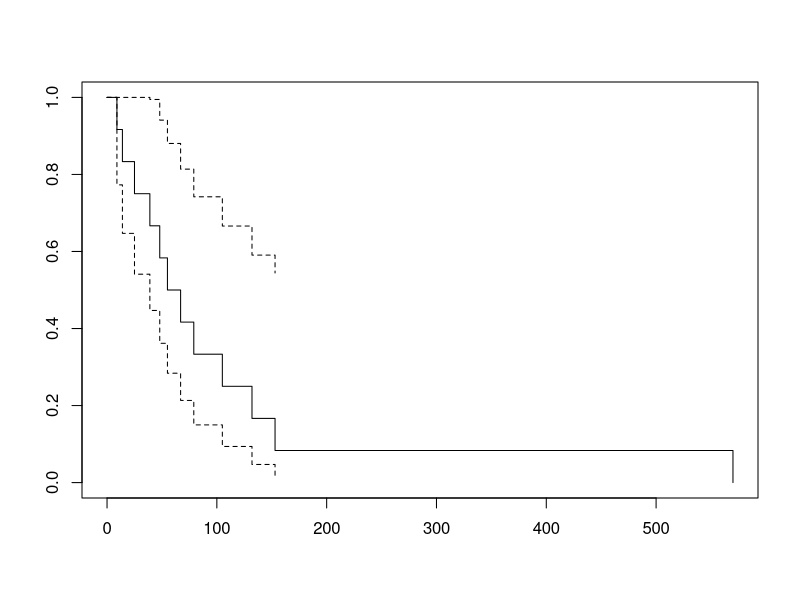
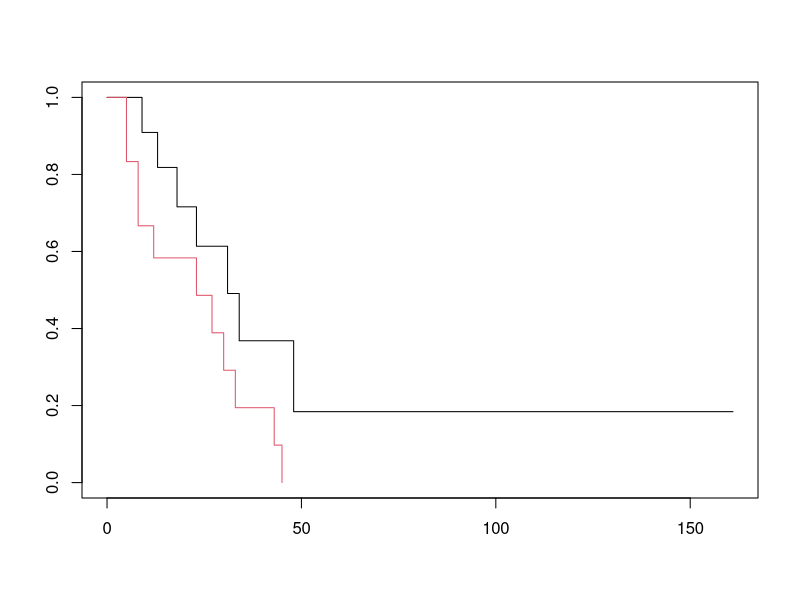
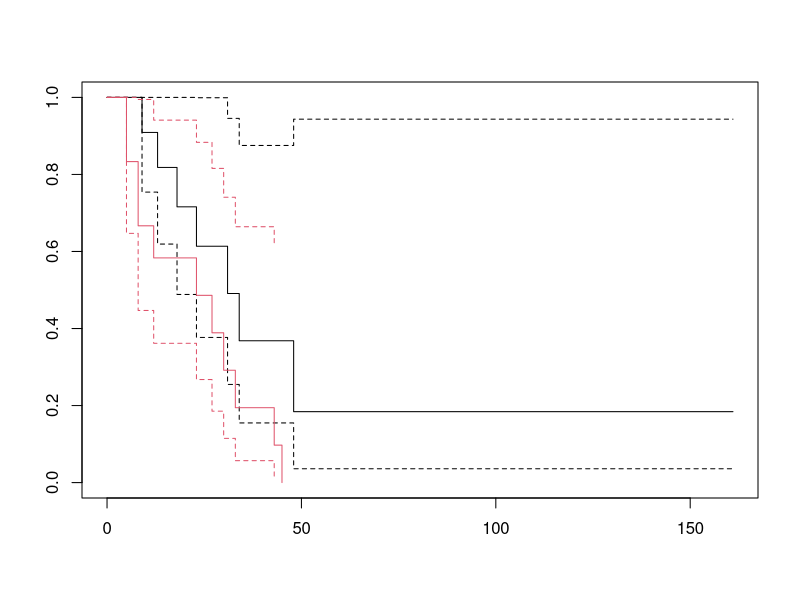

Generate these figures, in order, with R:
# Read in Failure Times
x <- c(79, 105, 14, 153, 67, 25, 39,9,55, 132,48, 570)
#Fit Kaplan-Meier Curve
# Also compute standard errors
library(survival)
fit <- survfit(Surv(x)~1,se=TRUE)
# Plot the Kaplan-Meier Curve with standard errors
plot(fit)


#Load survival package
library(survival)
#Load leukemia data
data(leukemia)
#Fit the model to the data
fit <- survfit(Surv(time,status)~x,data=leukemia,se=TRUE)
summary(fit)
# Plot the estimated survival curves
plot(fit,conf.int=FALSE,col=1:2)
# Plot with standard errors
plot(fit,conf.int=TRUE,col=1:2)